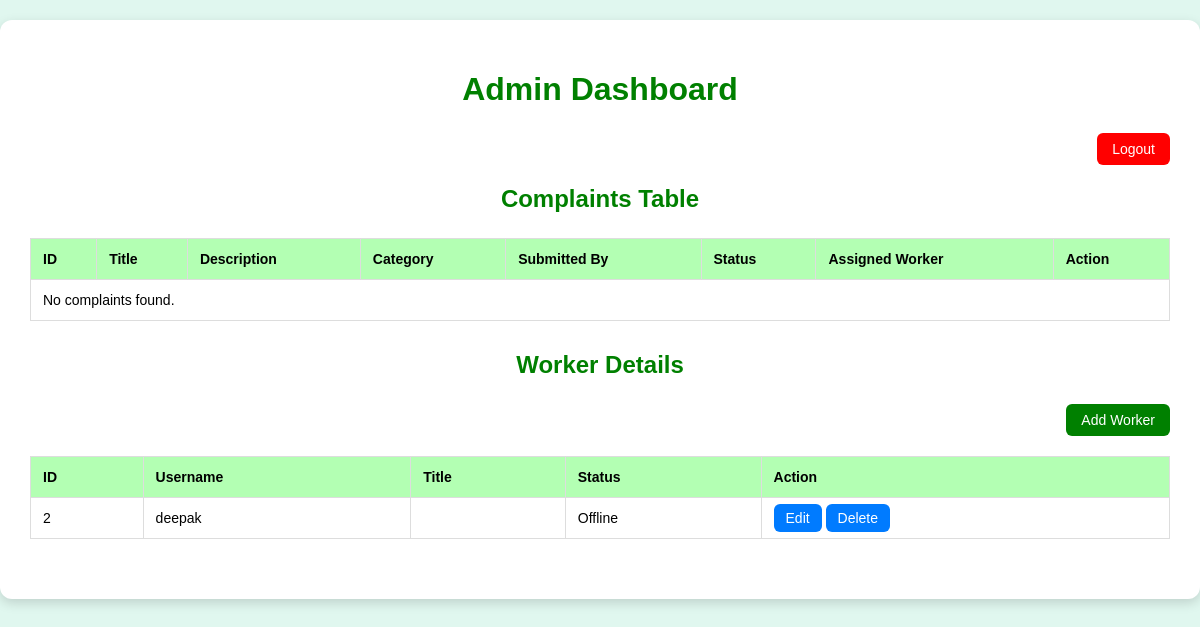
The app's page /admin-dashboard/ (signed in), older data.
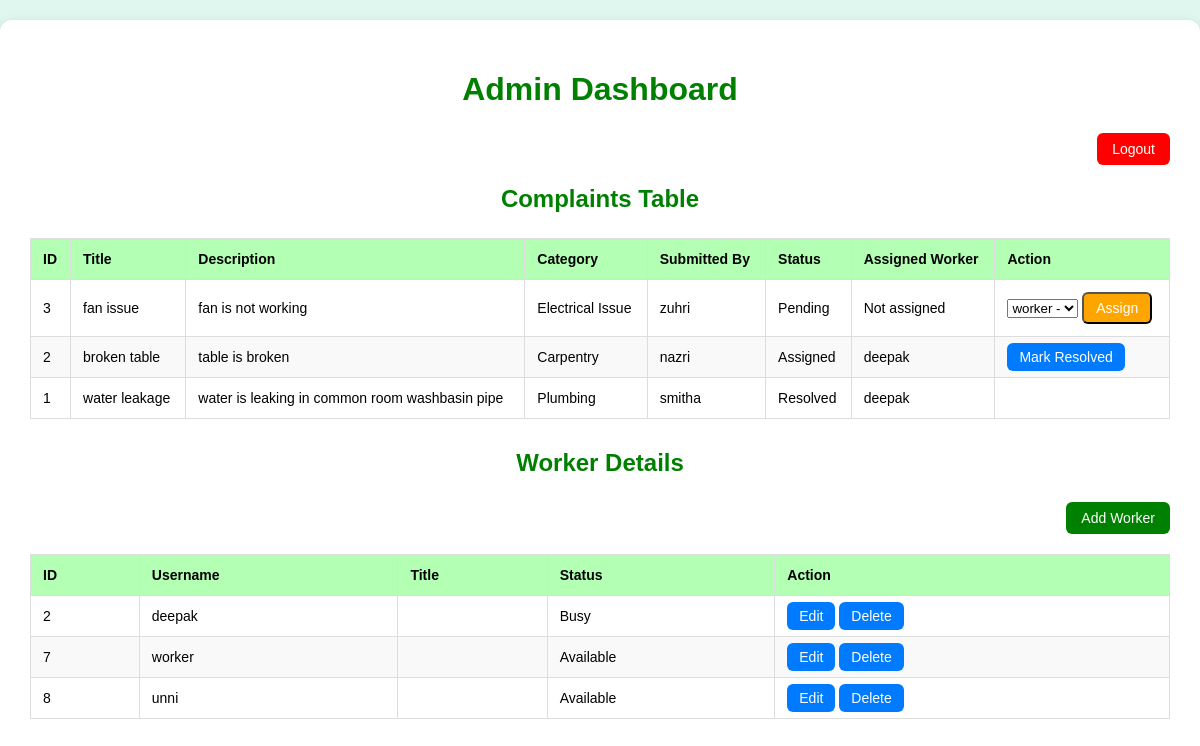
The same page, newer data.
### fixitnow/models.py (models this page shows, shortened)
class WorkerProfile(models.Model):
    STATUS_CHOICES = (
        ('Available', 'Available'),
        ('Busy', 'Busy'),
        ('Offline', 'Offline'),
    )
    user = models.OneToOneField(CustomUser, on_delete=models.CASCADE, limit_choices_to={'role': 'worker'})
    title = models.CharField(max_length=100)
    status = models.CharField(max_length=20, choices=STATUS_CHOICES, default='Available')

class CustomUser(AbstractUser):
    ROLE_CHOICES = (
        ('student', 'Student'),
        ('worker', 'Worker'),
        ('admin', 'Admin'),
    )
    role = models.CharField(max_length=10, choices=ROLE_CHOICES, default='student')

class Complaint(models.Model):
    STATUS_CHOICES = [
        ('Pending', 'Pending'),
        ('Assigned', 'Assigned'),
        ('Resolved', 'Resolved'),
    ]
    CATEGORY_CHOICES = [
        ('Plumbing', 'Plumbing'),
        ('Electrical', 'Electrical'),
        ('Cleaning', 'Cleaning'),
        ('Other', 'Other'),
    ]
    user = models.ForeignKey(CustomUser, on_delete=models.CASCADE, related_name='student_complaints',
                             limit_choices_to={'role': 'student'})
    title = models.CharField(max_length=100)
    description = models.TextField()
    category = models.CharField(max_length=50, choices=CATEGORY_CHOICES, blank=True)
    status = models.CharField(max_length=20, choices=STATUS_CHOICES, default='Pending')
    assigned_worker = models.ForeignKey(
        CustomUser,
        on_delete=models.SET_NULL,
        null=True,
        blank=True,
        related_name='assigned_complaints',
        limit_choices_to={'role': 'worker'}
    )
    image = models.ImageField(upload_to='complaint_images/', blank=True, null=True)
    created_at = models.DateTimeField(auto_now_add=True)

### fixitnow/views.py (the view)
# urls.py: path("admin-dashboard/", views.admin_dashboard, name="admin_dashboard"),
@login_required(login_url="login")
def admin_dashboard(request):
    if request.user.role != 'admin':
        return HttpResponseForbidden("You are not authorized to view this page.")
    complaints = Complaint.objects.all().order_by("-created_at")
    workers = WorkerProfile.objects.all()
    workers = WorkerProfile.objects.select_related('user').all()
    return render(request, "admin_dashboard.html", {"complaints": complaints, "workers": workers})

### templates/admin_dashboard.html (shortened to what this page needs)
{% load static %}
<!DOCTYPE html>
<html lang="en">
<head>
</head>
<body>
<div class="dashboard">
    <h1>Admin Dashboard</h1>
    <div class="top-buttons">
        <a href="{% url 'logout' %}" class="btn btn-logout">Logout</a>
    </div>
    <h2>Complaints Table</h2>
    <table>
        <thead>
            <tr>
                <th>ID</th>
                <th>Title</th>
                <th>Description</th>
                <th>Category</th>
                <th>Submitted By</th>
                <th>Status</th>
                <th>Assigned Worker</th>
                <th>Action</th>
            </tr>
        </thead>
        <tbody>
            {% for complaint in complaints %}
            <tr>
                <td>{{ complaint.id }}</td>
                <td>{{ complaint.title }}</td>
                <td>{{ complaint.description }}</td>
                <td>{{ complaint.category }}</td>
                <td>{{ complaint.user.username }}</td>
                <td>{{ complaint.status }}</td>
                <td>
                    {% if complaint.assigned_worker %}
                        {{ complaint.assigned_worker.username }}
                    {% else %}
                        Not assigned
                    {% endif %}
                </td>
                <td>
                    {% if complaint.status == "Pending" %}
                        <form method="POST" action="{% url 'assign_worker' complaint.id %}">
                            <select name="worker_id" required>
                                {% for worker in workers %}
                                    {% if worker.status == "Available" %}
                                        <option value="{{ worker.id }}">{{ worker.user.username }} - {{ worker.title }}</option>
                                    {% endif %}
                                {% endfor %}
                            </select>
                            <button type="submit" class="btn btn-assign">Assign</button>
                        </form>
                    {% elif complaint.status != "Resolved" and complaint.assigned_worker %}
                        <a href="{% url 'mark_resolved' complaint.id %}" class="btn btn-edit">Mark Resolved</a>
                    {% endif %}
                </td>
            </tr>
            {% empty %}
            <tr>
                <td colspan="8">No complaints found.</td>
            </tr>
            {% endfor %}
        </tbody>
    </table>
    <h2>Worker Details</h2>
    <div class="top-buttons">
        <a href="{% url 'add_worker' %}" class="btn btn-add">Add Worker</a>
    </div>
    <table>
        <thead>
            <tr>
                <th>ID</th>
                <th>Username</th>
                <th>Title</th>
                <th>Status</th>
                <th>Action</th>
            </tr>
        </thead>
        <tbody>
            {% for worker in workers %}
            <tr>
                <td>{{ worker.user.id }}</td>
                <td>{{ worker.user.username }}</td>
                <td>{{ worker.title }}</td>
                <td>{{ worker.status }}</td>
                <td>
                    <a href="{% url 'update_worker' worker.user.id %}" class="btn btn-edit">Edit</a>
                    <a href="{% url 'delete_worker' worker.user.id %}" class="btn btn-delete">Delete</a>
                </td>
            </tr>
            {% empty %}
            <tr>
                <td colspan="5">No workers found.</td>
            </tr>
            {% endfor %}
        </tbody>
    </table>
</div>
</body>
</html>

### templates/admin_dashboard.html (style rules this page uses)
body { font-family: Arial, sans-serif; background: #e0f7ef; margin: 0; padding: 0; display: flex; justify-content: center; align-items: flex-start; min-height: 100vh; }
.dashboard { background: white; border-radius: 12px; padding: 30px; max-width: 1200px; width: 100%; box-shadow: 0px 4px 12px rgba(0,0,0,0.15); margin: 20px 0; }
h1, h2 { text-align: center; color: green; margin-bottom: 25px; }
.top-buttons { display: flex; justify-content: flex-end; margin-bottom: 20px; }
.top-buttons a { padding: 8px 15px; border-radius: 6px; text-decoration: none; margin-left: 10px; transition: background 0.3s; font-size: 14px; color: white; }
.btn-add { background-color: green; }
.btn-logout { background-color: red; }
table { width: 100%; border-collapse: collapse; margin-bottom: 30px; }
th, td { padding: 12px; text-align: left; border: 1px solid #ddd; font-size: 14px; }
th { background-color: #b3ffb3; color: black; }
tr:nth-child(even) { background: #f9f9f9; }
.btn { padding: 6px 12px; border-radius: 6px; text-decoration: none; font-size: 14px; transition: 0.3s; }
.btn-edit { background-color: #007bff; color: white; }
.btn-delete { background-color: #007bff; color: white; }
.btn-assign { background-color: orange; color: white; }

Row changes from the older to the newer data that the page shows:
added Complaint: id "3", title "fan issue", description "fan is not working", category "Electrical Issue", user.username "zuhri", status "Pending", shows "Not assigned"
added Complaint: id "2", title "broken table", description "table is broken", category "Carpentry", user.username "nazri", status "Assigned", assigned_worker.username "deepak", shows "Mark Resolved"
added Complaint: id "1", title "water leakage", description "water is leaking in common room washbasin pipe", category "Plumbing", user.username "smitha", status "Resolved", assigned_worker.username "deepak"
changed WorkerProfile "deepak": status "Offline" → "Busy"
added WorkerProfile: user.id "7", user.username "worker", status "Available"
added WorkerProfile: user.id "8", user.username "unni", status "Available"
Text that changed along with them:
text no longer shown: "No complaints found."
